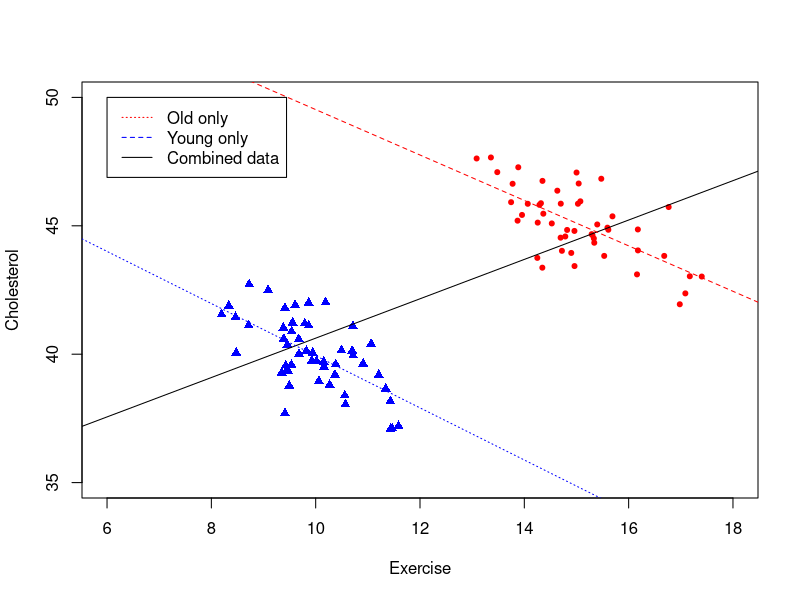
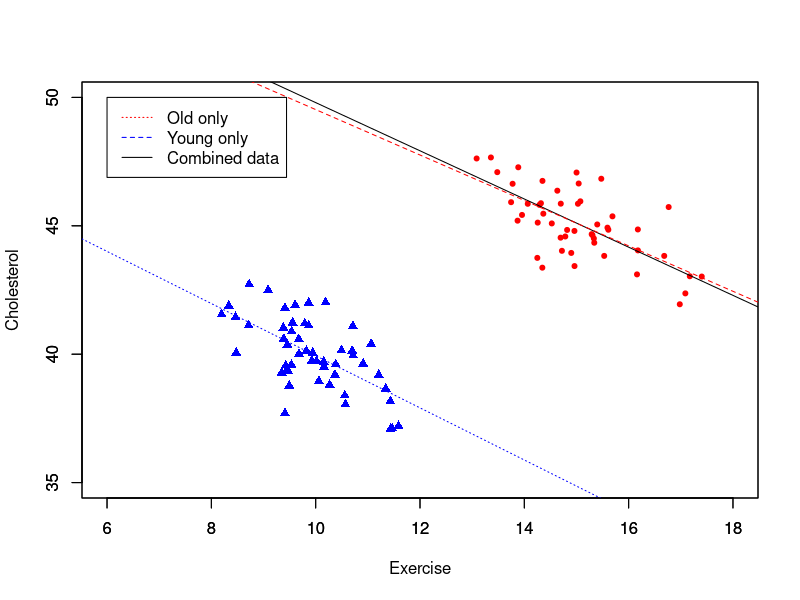
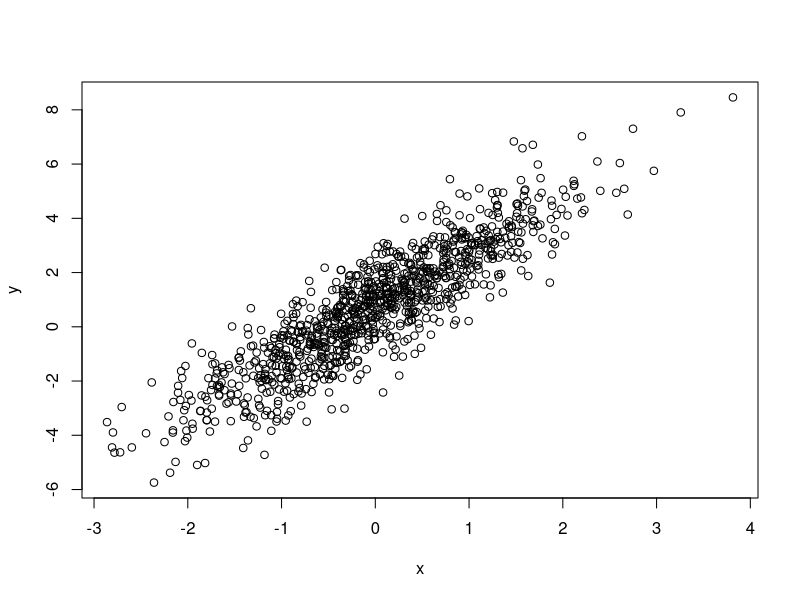
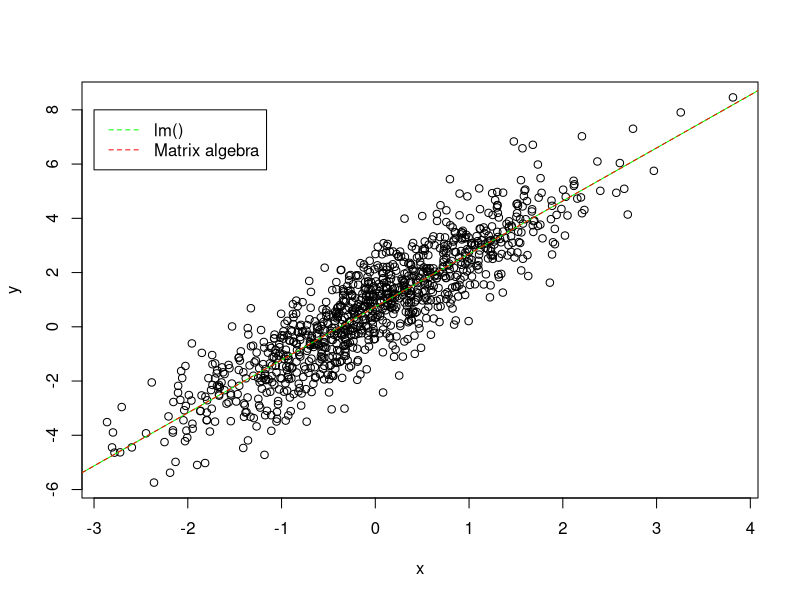
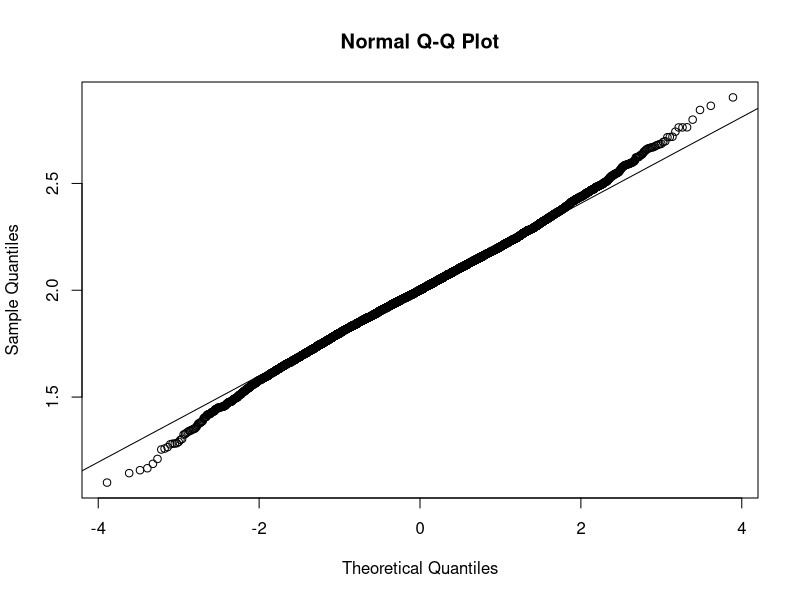
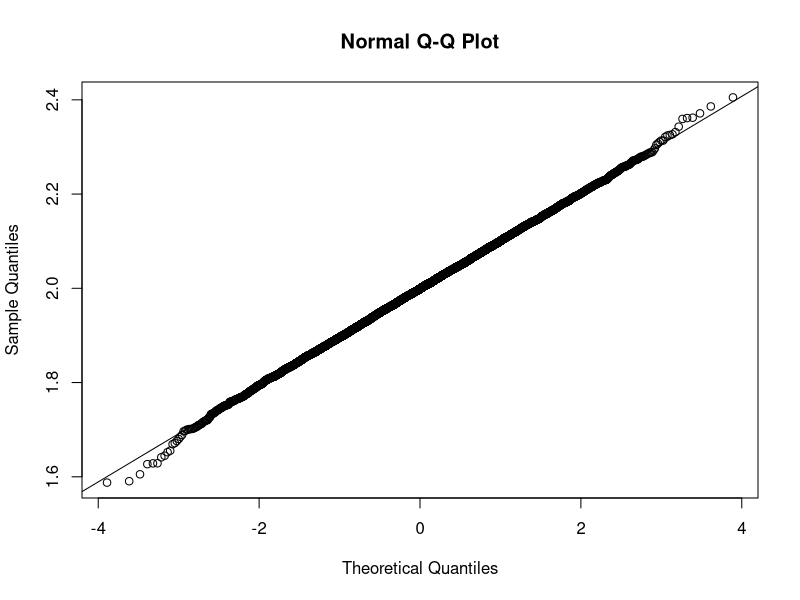

These charts were generated, in order, by the following R code: (Note: this script raises an error after producing the figures.)
## ---- chunk 1
knitr::opts_chunk$set(echo = TRUE)
## ---- chunk 2
library(Matrix) # Matrix operations
library(MASS) # For Moore-Penrose pseudo-inverse ginv()
A = matrix(c(1,1,2,2),nrow=2)
B = matrix(c(1,1,2,2,1,2),nrow=3)
C = matrix(c(1,1,2,0),nrow=2)
D = matrix(c(1,2,3,2,0,2),nrow=3)
rankMatrix(A)
rankMatrix(B)
rankMatrix(C)
rankMatrix(D)
## ---- chunk 3
df = read.csv("exercise_and_cholesterol.csv")
old_df = df[df$Age=="Old",]
young_df = df[df$Age=="Young",]

attach(df)
plot(Cholesterol ~ Exercise,col=ifelse(Age=="Old","red","blue"),
     pch=ifelse(Age=="Old",20,17),ylim=c(35,50),xlim=c(6,18))

all_model = lm(Cholesterol ~ Exercise, data=df)
young_model = lm(Cholesterol ~ Exercise, data=young_df)
old_model = lm(Cholesterol ~ Exercise, data=old_df)
abline(all_model$coefficients[1],all_model$coefficients[2], lty="solid")
abline(young_model$coefficients[1],young_model$coefficients[2], lty="dotted",col="blue")
abline(old_model$coefficients[1],old_model$coefficients[2], lty="dashed",col="red")
legend(6, 50, legend=c("Old only", "Young only","Combined data"),
       col=c("red", "blue","black"), lty=c("dotted","dashed","solid"), cex=1)
## ---- chunk 4
plot(young_df$Cholesterol ~ young_df$Exercise,col="blue",pch=17,ylim=c(35,50),xlim=c(6,18),xlab="",ylab="")
par(new=TRUE)
plot(old_df$Cholesterol ~ old_df$Exercise,col="red",pch=20,ylim=c(35,50),xlim=c(6,18),xlab="Exercise",ylab="Cholesterol")

all_model = lm(Cholesterol ~ Exercise + Age, data=df)
young_model = lm(Cholesterol ~ Exercise, data=young_df)
old_model = lm(Cholesterol ~ Exercise, data=old_df)
abline(all_model$coefficients[1],all_model$coefficients[2], lty="solid")
abline(young_model$coefficients[1],young_model$coefficients[2], lty="dotted",col="blue")
abline(old_model$coefficients[1],old_model$coefficients[2], lty="dashed",col="red")
legend(6, 50, legend=c("Old only", "Young only","Combined data"),
       col=c("red", "blue","black"), lty=c("dotted","dashed","solid"), cex=1)

## ---- chunk 5
set.seed(37)
# Data generation
x = rnorm(1000) # Sample 1000 points from N(0, 1)
e = rnorm(1000)
y = 0.7 + 2*x + e
plot(y ~ x)
## ---- chunk 6
# Use lm()
model = lm(y ~ x)
summary(model)
# y = 0.734 + 1.954 * x
## ---- chunk 7
library(MASS)
# Use matrix algebra
X = cbind(rep(1,1000),x) # Add bias(constant for intercept) to data matrix
Y = y
beta_h = ginv(t(X)%*%X)%*%t(X)%*%Y
beta_h # \beta0 = 0.734, \beta1 = 1.954

plot(y ~ x)
abline(model$coefficients[1],model$coefficients[2],col="green")
abline(beta_h[1],beta_h[2],col="red",lty="dashed")
legend(-3,8,legend=c("lm()", "Matrix algebra"),col=c("green","red"),lty=c("dashed","dashed"))
## ---- chunk 8
X = cbind(rep(1,1000), x)
Y = y
# Objective function
fun = function(beta) {
  sum((Y - X%*%beta)^2)
}
# Start optimization with random initialization
optim(runif(2),fun) # \beta0 = 0.734, \beta1 = 1.954
## ---- chunk 9
beta1 = cov(x,y)/var(x)
beta0 = mean(y) - beta1*mean(x)
beta0 # 0.734
beta1 # 1.954
## ---- chunk 10
library(MASS)
set.seed(37)
S = 10000
single_loop = function(N) {
  x = rnorm(N)
  e = rnorm(N)
  Y = 0.7 + 2*x + e
  X = cbind(rep(1,N),x)
  beta_h = ginv(t(X)%*%X)%*%t(X)%*%Y
  beta1 = beta_h[2]
}
vec_loop = Vectorize(single_loop)


res1 = vec_loop(rep(25,S))
res2 = vec_loop(rep(100,S))

mean(res1) # 2.002271
mean(res2) # 1.998513
var(res1) # 0.04465469
var(res2) # 0.01046778
var.test(res1, res2, alternative = "two.sided") # p-value < 2.2e-16
t.test(res1, res2, alternative = "two.sided", var.equal = FALSE) # p-value = 0.1095


## ---- chunk 11
normality_check = function(res1, res2) {
  # Test normality
  library(nortest)
  #Anderson-Darling normality test
  print(ad.test(res1)) # p-value = 2.064e-08
  qqnorm(res1)
  qqline(res1)
  print(ad.test(res1)) # p-value = 2.064e-08
  qqnorm(res2)
  qqline(res2)
  
  # Plot density
  # Call lm_reg and do the computation 
  library(doParallel)
  cores=detectCores()
  cl <- parallel::makeCluster(2, setup_strategy = "sequential")
  registerDoParallel(cl)
  stopCluster(cl)
  
  # Plot the distribution of beta1^hat and normal distribution
  x = seq(min(res1), max(res1), length=100)
  hx = dnorm(x,mean=mean(res1),sd=sd(res1))
  res1_hist=hist(res1, breaks = 10^2, plot=FALSE)
  res2_hist=hist(res2, breaks = 10^2, plot=FALSE)
  
  plot(x,hx,xlab="",ylab="",main="",
       col="blue",lty=2,type="l",lwd=1,ylim=c(0,max(c(res1_hist$density, res2_hist$density))))
  mtext("beta^hat",side=1,line=2)
  mtext("density",side=2, line=2)
  
  lines(res1_hist$mids,res1_hist$density,
        col="red",lty=1,lwd=1)
  lines(res2_hist$mids,res2_hist$density,
        col="green",lty=1,lwd=1)
  
  legend("topleft",
         legend=c("normal distribution",
                  "distribution of 100000 betas with N=100",
                  "distribution of 100000 betas with N=25"),
         col=c("blue","red","green"),
         lty=c(2,1,1),cex=0.8,bty = "n")
  
}
normality_check(res1,res2)
## ---- chunk 12
set.seed(37)
S = 10000
single_loop = function(N) {
  x = rnorm(N)
  e = runif(N)
  Y = 0.7 + 2*x + e
  X = cbind(rep(1,N),x)
  beta_h = ginv(t(X)%*%X)%*%t(X)%*%Y
  beta1 = beta_h[2]
}
vec_loop = Vectorize(single_loop)

res1 = vec_loop(rep(25,S))
res2 = vec_loop(rep(100,S))

mean(res1) # 1.999372
mean(res2) # 2.000016
var(res1) # 0.003772373
var(res2) # 0.0008630136
var.test(res1, res2, alternative = "two.sided") # p-value < 2.2e-16
t.test(res1, res2, alternative = "two.sided", var.equal = FALSE) # p-value = 0.3446


normality_check(res1,res2)
## ---- chunk 13
set.seed(37)
S = 10000
single_loop = function(N) {
  x = rnorm(N)
  e = rcauchy(N)
  Y = 0.7 + 2*x + e
  X = cbind(rep(1,N),x)
  beta_h = ginv(t(X)%*%X)%*%t(X)%*%Y
  beta1 = beta_h[2]
}
vec_loop = Vectorize(single_loop)

res1 = vec_loop(rep(25,S))
res2 = vec_loop(rep(100,S))

mean(res1) # 1.907382x
mean(res2) # -1.599096
var(res1) # 3427.213
var(res2) # 29851.75
t.test(res1, res2, alternative = "two.sided", var.equal = FALSE) # p-value = 0.05461

normality_check(res1,res2)
## ---- chunk 14
library(numDeriv)

func1 = function(r, x0=10000,p=250, n=60) {
  # Iteration method to calculate xn
  x = x0
  for(i in 1:n) {
    x = x*(1+r) - p
  }
  res = x
}

func2 = function(r, x0=10000,p=250, n=60) {
  # Close form of xn
  xn = x0*(1+r)^n + p*(1-(1+r)^n)/r
}
## ---- chunk 15

bisection_method = function(f,left,right,tol=1e-10,n=1000) {
  if(sign(f(left))==sign(f(right))) {
    print("Bad Initial Points!")
    stop()
  }
  
  history = right
  for (i in 1:n) {
    mid = (left+right)/2
    if (f(mid)==0) {
      history = c(history,mid)
      res = list('optim r' = mid, 'iterations' = i,'history'=history)
      return(res)
    } else if (sign(f(mid))==sign(f(right))) {
      right = mid
      history = c(history,right)
    } else {
      left = mid
      history = c(history,left)
    }
    
    if(abs(left-right) < tol) {
      res = list('optim r' = mid, 'iterations' = i,'history'=history)
      return(res)
    }
  }
  print("Maximum number of iteration reached")
  res = list('optim r' = mid, 'iterations' = i,'history'=history)
  return(res)
}

newton_method = function(f, r0, tol=1e-8,n=1000) {
  history = r0
  for(i in 1:n) {
    deriv = genD(func = f, x = r0)$D
    r1 = r0 - f(r0)/deriv[1]
    history = c(history,r1)
    if(abs(r1-r0) < tol) {
      res = list('optim r' = r1, 'iterations' = i,'history'=history)
      return(res)
    }
    r0 = r1
  }
  print("Maximum number of iteration reached")
  res = list('optim r' = r1, 'iterations' = i,'history'=history)
  return(res)
}

sol1 = newton_method(func2, 0.1)
sol2 = newton_method(func2, 0.2)
sol3 = bisection_method(func2, 0.01, 0.1)
sol4 = bisection_method(func2, 0.01, 0.2)
c(sol1$`optim r`, sol2$`optim r`, sol3$`optim r`, sol4$`optim r`)
## ---- chunk 16

plot(1:length(sol2$history),sol2$history,type="b",pch=20,col="blue",ylim=c(0.01,0.2),xlab="iterations",ylab="r")
abline(sol1$`optim r`,0,col="red")
lines(1:length(sol1$history),sol1$history,type="b",pch=20,col="red")
lines(1:length(sol4$history),sol4$history,type="b",pch=20,col="purple")
lines(1:length(sol3$history),sol3$history,type="b",pch=20,col="orange")

## ---- chunk 17
set.seed(37)

invSampling = function(N) {
  # Returns a vector of N elements sampled by inversion.
  return(runif(N)^(1/3))
}

hist(invSampling(10^6))
## ---- chunk 18
set.seed(37)

revenue = function(x,y) {
  return(y*(log(x)+1)-y^2*sqrt(1-x^4))
}

X = invSampling(1000000)
expectedReturn = function(y) {
  # Compute expected return given y
  N = 1000000
  #X = invSampling(N)
  Y = rep(y,N)
  
  # Take mean of 10^6 sampled return to approximate expectation
  res = sum(mapply(revenue, X, Y))/N
}
## ---- chunk 19
# take y from 0 to 1 with step 0.01
Y = seq(0,1,0.01)
#returns = sapply(Y,expectedReturn)
## ---- chunk 20
#plot(returns ~ Y, type="l")
#abline(0,0)
## ---- chunk 21
newton_optim = function(f, x0, tol=1e-10, n=1000, maximize=FALSE) {
  if(maximize) {
    f = function(x) {-1*f(x)}
  }
  history = x0
  
  for(i in 1:n) {
    deriv = genD(func=f, x=x0)$D
    x1 = x0 - deriv[1]/deriv[2]
    history = c(history, x1)
    if(abs(x1 - x0) < tol) {
      return(list(`optim x`=x1, `iterations`=i, `history`=history))
    }
    # Continue iteration
    x0 = x1
  }
  print("Maximum number of iteration reached")
  return(list(`optim x`=x1, `iterations`=i, `history`=history))
}

#optimize(function(y){-1*expectedReturn(y)},c(0,1))
# 0.4637619
#newton_optim(expectedReturn, 0)
# 0.4637619
